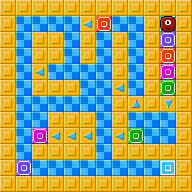

Tiled map render using the project's own tile images. Description and the whole map definition, tile-layer contents included, below:
An orthogonal 12x12 tile map with 16x16 px tiles, 3 tile layers (floor, walls, items).

<map version="1.10" tiledversion="1.11.0" orientation="orthogonal" renderorder="left-up" width="12" height="12" tilewidth="16" tileheight="16" infinite="0" nextlayerid="4" nextobjectid="1">
 <editorsettings>
  <export format="defold" />
 </editorsettings>
 <properties>
  <property name="moves" type="int" value="9" />
  <property name="name" value="MIND THE GAP" />
 </properties>
 <tileset firstgid="1" source="tiles.tsx" />
 <layer id="1" name="floor" width="12" height="12">
  <data encoding="csv">
0,0,0,0,0,0,0,0,0,0,0,0,
0,52,52,52,52,52,52,52,52,0,52,0,
0,52,0,0,52,0,52,0,52,0,52,0,
0,52,0,0,52,0,52,0,52,0,52,0,
0,52,52,52,52,52,52,0,52,0,52,0,
0,52,0,0,0,52,52,0,52,0,52,0,
0,52,52,52,52,52,52,0,52,0,52,0,
0,52,52,0,0,0,52,0,52,52,52,0,
0,52,52,52,52,52,52,52,52,52,52,0,
0,52,0,0,0,0,52,0,0,0,0,0,
0,52,52,52,52,52,52,52,52,52,52,0,
0,0,0,0,0,0,0,0,0,0,0,0
</data>
 </layer>
 <layer id="2" name="walls" width="12" height="12">
  <data encoding="csv">
51,51,51,51,51,51,51,51,51,51,51,51,
51,0,0,0,0,0,0,0,0,51,0,51,
51,0,51,51,0,51,0,51,0,51,0,51,
51,0,51,51,0,51,0,51,0,51,0,51,
51,0,0,0,0,0,0,51,0,51,0,51,
51,0,51,51,51,0,0,0,0,51,0,51,
51,0,0,0,0,0,0,51,0,51,0,51,
51,0,0,51,51,51,0,51,0,0,0,51,
51,0,0,0,0,0,0,0,0,0,0,51,
51,0,51,51,51,51,0,51,51,51,51,51,
51,0,0,0,0,0,0,0,0,0,0,51,
51,51,51,51,51,51,51,51,51,51,51,51
</data>
 </layer>
 <layer id="3" name="items" width="12" height="12">
  <data encoding="csv">
0,0,0,0,0,0,0,0,0,0,0,0,
0,0,0,0,0,3,9,0,0,0,2,0,
0,0,0,0,0,0,0,0,0,0,10,0,
0,0,0,0,0,0,0,0,0,0,9,0,
0,0,3,0,0,0,0,0,0,0,8,0,
0,0,0,0,0,0,0,3,0,0,7,0,
0,0,0,0,0,0,0,0,5,0,6,0,
0,0,0,0,0,0,0,0,0,0,0,0,
0,0,8,3,3,3,0,3,7,0,0,0,
0,0,0,0,0,0,0,0,0,0,0,0,
0,10,0,0,0,0,0,0,0,0,1,0,
0,0,0,0,0,0,0,0,0,0,0,0
</data>
 </layer>
</map>
